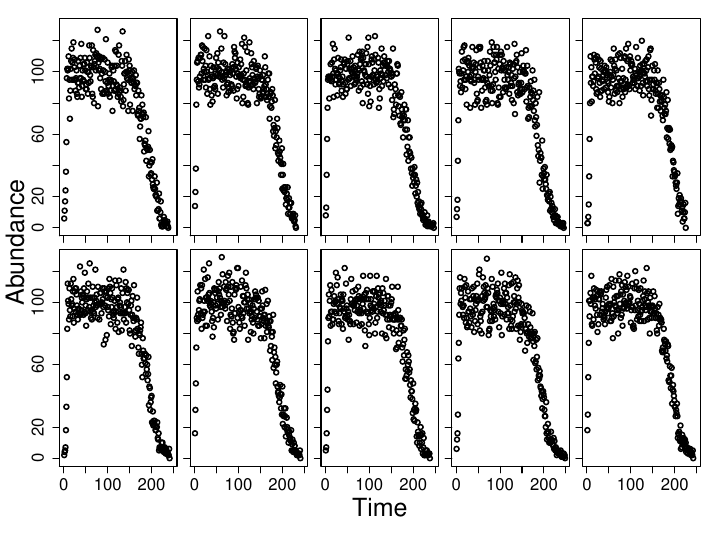

Write R code to recreate this figure.
# Script to test for normal population growth within a single patch in the 
#    absence of dispersal. 

setwd("~/Desktop/RangeShifts/ShiftingSlopes/ModelTesting/MovingEnv/")
source("~/Desktop/RangeShifts/ShiftingSlopes/SimFunctions.R")

# First set all parameters
BetaInit <- 0
gamma <- 0.025
tau <- 276.25
LocalSel <- 1
omega <- 3
U <- c(0.02, 0)
Vm <- c(0.0004, 0)
nFit <- 5
nDisp <- 5
R0 <- 1
K0 <- 10
width <- 10
kern <- "exp"
EnvGradType <- "K"
monoecious <- TRUE
BurnIn <- 100
BurnOut <- 0
LengthShift <- 200
ClimSpeed <- 3
InitPopSize <- 50
FitInit <- 0.05
FitDiv <- 0.025
DispInit <- -100
DispDiv <- 0
PatchScale <- 10
NumRands <- 1000000
SexRatio <- 0.5


parameters <- list(BetaInit, gamma, tau, LocalSel, omega, U, Vm, nFit, nDisp, R0,
                   K0, width, kern, EnvGradType, monoecious, BurnIn, BurnOut, 
                   LengthShift, ClimSpeed, InitPopSize, FitInit, FitDiv, DispInit,
                   DispDiv, PatchScale, NumRands, SexRatio)
names(parameters) <- c("BetaInit", "gamma", "tau", "LocalSel", "omega", "U", "Vm", 
                       "nFit", "nDisp", "R0", "K0", "width", "kern", "EnvGradType", 
                       "monoecious", "BurnIn", "BurnOut", "LengthShift", "ClimSpeed", 
                       "InitPopSize", "FitInit", "FitDiv", "DispInit", "DispDiv", 
                       "PatchScale", "NumRands", "SexRatio")

FullSim(parameters = parameters, parallel = FALSE)


# Graph the resulting abundance patterns through time as a composite graph
SumStats <- read.csv("Sim1/SummaryStats.csv")
head(SumStats)     
yLim <- c(0, max(SumStats$abund))
xLim <- c(0, max(SumStats$gen))
range(SumStats$x)

pdf(file = "MovingEnv.pdf", width = 7.2, height = 5.4)
     par(mfrow = c(2,5), mar = c(0.5,0.5,0.5,0.5), oma = c(c(5,4,1,1)))
     for(p in 1:width){
          PatchStats <- subset(SumStats, y == p)
          plot(PatchStats$gen, PatchStats$abund, axes = FALSE, xlab = "",
               ylab = "", main = "", lwd = 1.5, ylim = yLim, xlim = xLim)
          box()
          if(p == 1 | p == 6){
               axis(2, cex.axis = 1.5)
          } else{
               axis(2, labels = FALSE)
          }
          if(p >= 6){
               axis(1, cex.axis = 1.5)
          } else{
               axis(1, labels = FALSE)
          }
     }
     mtext("Time", side = 1, outer = TRUE, cex = 1.5, line = 2.5)
     mtext("Abundance", side = 2, outer = TRUE, cex = 1.5, line = 2)
dev.off()




